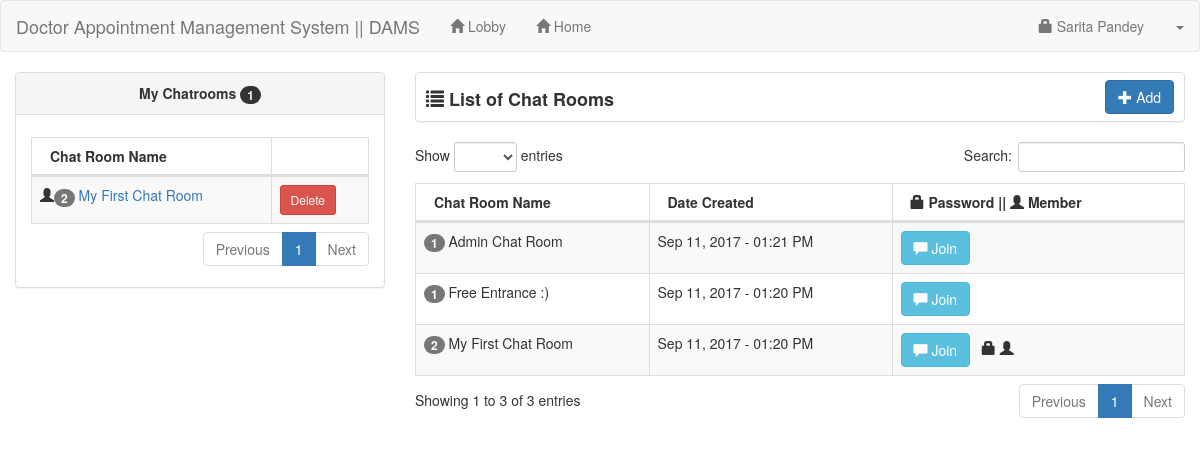
/Doctor_Appointment_Management_System/hospital/hms/doctor/chat_system/user/index.php (signed in), run on the app's committed database.
### tables this page shows
CREATE TABLE `doctors` (
  `id` int(11) NOT NULL,
  `access` int(5) NOT NULL,
  `location` varchar(25) DEFAULT '',
  `specilization` varchar(255) DEFAULT NULL,
  `doctorName` varchar(255) DEFAULT NULL,
  `address` longtext DEFAULT NULL,
  `docFees` varchar(255) DEFAULT NULL,
  `contactno` bigint(11) DEFAULT NULL,
  `docEmail` varchar(255) DEFAULT NULL,
  `password` varchar(255) DEFAULT NULL,
  `creationDate` timestamp NULL DEFAULT current_timestamp(),
  `updationDate` timestamp NULL DEFAULT NULL ON UPDATE current_timestamp()
);

CREATE TABLE `chat_member` (
  `chat_memberid` int(11) NOT NULL,
  `chatroomid` int(11) NOT NULL,
  `userid` int(11) NOT NULL
);

CREATE TABLE `chatroom` (
  `chatroomid` int(11) NOT NULL,
  `chat_name` varchar(60) NOT NULL,
  `date_created` datetime NOT NULL,
  `chat_password` varchar(30) NOT NULL,
  `userid` int(11) NOT NULL
);

### Doctor_Appointment_Management_System/hospital/hms/doctor/chat_system/user/session.php (called while the page is built, shortened)
<?php
	include('../conn.php');
	$sq=mysqli_query($conn,"select * from `doctors` where id='".$_SESSION['id']."'");
	$srow=mysqli_fetch_array($sq);
	$user=$srow['doctorName'];
?>

### Doctor_Appointment_Management_System/hospital/hms/doctor/chat_system/user/chatlist.php (the view, shortened to what this page needs)
<div class="col-lg-8">
    <div class="panel panel-default" style="height:50px;">
		<span style="font-size:18px; margin-left:10px; position:relative; top:13px;"><strong><span class="glyphicon glyphicon-list"></span> List of Chat Rooms</strong></span>
		<div class="pull-right" style="margin-right:10px; margin-top:7px;">
			<a href="#add_chatroom" data-toggle="modal" class="btn btn-primary"><span class="glyphicon glyphicon-plus"></span> Add</a>
		</div>
	</div>
	<table width="100%" class="table table-striped table-bordered table-hover" id="chatRoom">
        <thead>
            <tr>
                <th>Chat Room Name</th>
				<th>Date Created</th>
				<th><span class="glyphicon glyphicon-lock"></span> Password || <span class="glyphicon glyphicon-user"></span> Member</th>
			</tr>
		</thead>
		<tbody>
		<?php
			$query=mysqli_query($conn,"select * from chatroom order by date_created desc");
			while($row=mysqli_fetch_array($query)){
			?>
			<tr>
				<td>
					<?php
					$num=mysqli_query($conn,"select * from chat_member where chatroomid='".$row['chatroomid']."'");
					?>
					<span class="badge"><?php echo mysqli_num_rows($num); ?></span> <?php echo $row['chat_name']; ?>
				</td>
				<td><?php echo date('M d, Y - h:i A', strtotime($row['date_created'])); ?></td>
				<td><button value="<?php echo $row['chatroomid']; ?>" class="btn btn-info join_chat"><span class="glyphicon glyphicon-comment"></span> Join</button> &nbsp;
					<?php
					if (!empty($row['chat_password'])){
						echo '<span class="glyphicon glyphicon-lock"></span>&nbsp;';
					}
					$qq=mysqli_query($conn,"select * from chat_member where chatroomid='".$row['chatroomid']."' and userid='".$_SESSION['id']."'");
					if (mysqli_num_rows($qq)>0){
						echo '<span class="glyphicon glyphicon-user"></span>';
					}
					?>
				</td>
			</tr>
			<?php
			}
		?>
        </tbody>
    </table>
</div>

### Doctor_Appointment_Management_System/hospital/hms/doctor/chat_system/user/navbar.php (shortened to what this page needs)
<nav class="navbar navbar-default">
    <div class="container-fluid">
		<div class="navbar-header">
			<a class="navbar-brand" > Doctor Appointment Management System || DAMS </a>
		</div>
		<ul class="nav navbar-nav">
			<li><a href="index.php"><span class="glyphicon glyphicon-home"></span> Lobby</a></li>
			<li><a href="../../dashboard.php"><span class="glyphicon glyphicon-home"></span> Home</a></li>
		</ul>
		<ul class="nav navbar-nav navbar-right">
			<li><a href="#account" data-toggle="modal"><span class="glyphicon glyphicon-lock"></span> <?php echo $user; ?></a></li>
			<li class="dropdown">
				<a class="dropdown-toggle" data-toggle="dropdown" href="#"><span class="caret"></span></a>
			</li>
		</ul>
    </div>
</nav>

### Doctor_Appointment_Management_System/hospital/hms/doctor/chat_system/user/mychat.php
<div class="col-lg-4">
	<div class="panel panel-default">
	<?php
		$me=mysqli_query($conn,"select * from chat_member left join chatroom on chatroom.chatroomid=chat_member.chatroomid where chat_member.userid='".$_SESSION['id']."' order by chatroom.date_created desc");
		$numme=mysqli_num_rows($me);
	?>
		<div class="panel-heading"><center><strong>My Chatrooms <span class="badge"><?php echo $numme; ?></span></strong></center></div>
		<div class="panel-body">
		<table width="100%" class="table table-striped table-bordered table-hover" id="myChatRoom">
			<thead>
			<th>Chat Room Name</th>
			<th></th>
			</thead>
			<tbody>
			<?php
				$my=mysqli_query($conn,"select * from chat_member left join chatroom on chatroom.chatroomid=chat_member.chatroomid where chat_member.userid='".$_SESSION['id']."' order by chatroom.date_created desc");
					while($myrow=mysqli_fetch_array($my)){
						$nq=mysqli_query($conn,"select * from chat_member where chatroomid='".$myrow['chatroomid']."'");
						?>
						<tr>
							<td><span class="glyphicon glyphicon-user"></span><span class="badge"><?php echo mysqli_num_rows($nq); ?></span> <a href="chatroom.php?id=<?php echo $myrow['chatroomid']; ?>"><?php echo $myrow['chat_name']; ?></a></td>
							<td>
								<?php
									$memb=mysqli_query($conn,"select * from chatroom where userid='".$_SESSION['id']."' and chatroomid='".$myrow['chatroomid']."'");
									if (mysqli_num_rows($memb)>0){
										?>
										<button type="button" class="btn btn-danger btn-sm delete2" value="<?php echo $myrow['chatroomid']; ?>">Delete</button>
										<?php
									}
									else{
										?>
										<button type="button" class="btn btn-warning btn-sm leave2" value="<?php echo $myrow['chatroomid']; ?>">Leave</button>
										<?php
									}
								?>
							</td>
						</tr>
						<?php
					}
			?>
			</tbody>
		</table>
		</div>
	</div>
</div>

### data on the page
doctors: doctorName "Sarita Pandey"
chat_member: mysqli_num_rows($nq) "2", chatroomid.chat_name "My First Chat Room"
chatroom: mysqli_num_rows($num) "1", chat_name "Admin Chat Room", date_created "Sep 11, 2017 - 01:21 PM", $row['chatroomid'] 3 (drawn)
chatroom: mysqli_num_rows($num) "1", chat_name "Free Entrance :)", date_created "Sep 11, 2017 - 01:20 PM", $row['chatroomid'] 2 (drawn)
chatroom: mysqli_num_rows($num) "2", chat_name "My First Chat Room", date_created "Sep 11, 2017 - 01:20 PM", $row['chatroomid'] 1 (drawn)

### other printed values
$numme "1"
